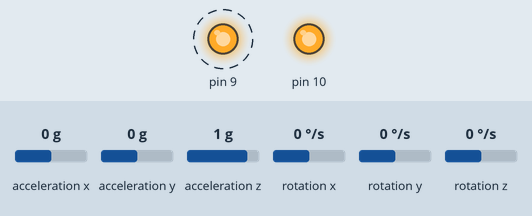
This sketch was run on a simulated Arduino Uno, built with avr-gcc and run on an emulated ATmega328P. On the bench: output pins drawn as LEDs (lit = HIGH). Dashed ring = blinking. The test bench sets the inputs (shaded band); at power-on: acceleration z 1 g, acceleration x 0 g, acceleration y 0 g, rotation x 0 °/s, rotation y 0 °/s, rotation z 0 °/s. What the sketch prints to the serial monitor is not drawn.

Above: at 1.2 s.
1.3 s: acceleration z set to -1.4 g
4.5 s: acceleration x set to -1.4 g
7.0 s: acceleration y set to -1.4 g
9.0 s: rotation x set to -192 °/s
Timing chart, 0 to 12.0 s (numbered marks = the images above; inputs shaded):
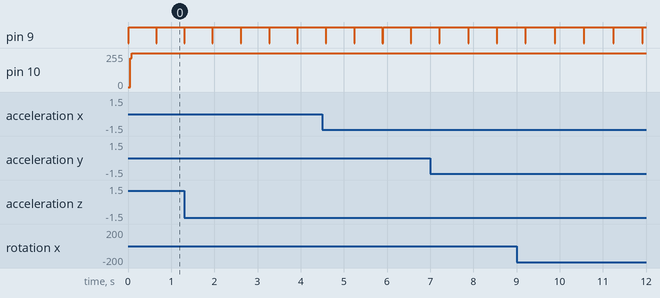

The sketch:

reader.ino
```cpp
#include "Wire.h"
#include "I2Cdev.h"
#include "Sensor.h"
#include "TimeStep.h"

#define SENSORS_COUNT 4
#define DEFAULT_DELAY 250
#define DEFAULT_BAUD_RATE 9600

Sensor holder[SENSORS_COUNT] = {
  Sensor(0, 0),
  Sensor(0, 1),
  Sensor(1, 0),
  Sensor(1, 1)
};

TimeStep* time;

void setup() {
  Wire.begin();
  Serial.begin(DEFAULT_BAUD_RATE);

  pinMode(9, OUTPUT);
  pinMode(10, OUTPUT);

  for (int i = 0; i < SENSORS_COUNT; i++) {
    digitalWrite(9, holder[i].pinOne);
    digitalWrite(10, holder[i].pinTwo);
    holder[i].sensor.initialize();
  }

  time = new TimeStep();
}

void loop() {
  double timeStep = time->getCurrentStep();

  String message = "";
  for (int i = 0; i < SENSORS_COUNT; i ++) {
    digitalWrite(9, holder[i].pinOne);
    digitalWrite(10, holder[i].pinTwo);

    if (!holder[i].sensor.testConnection()) {
      continue;
    }

    holder[i].readRotation();
    holder[i].readAcceleration();
    holder[i].scaleRotation(131);
    holder[i].scaleAcceleration(16384);

    String messageBody = "{\"id\":\"" + String(holder[i].pinOne) + String(holder[i].pinTwo) + "\", \"time\":" + String(timeStep) + ",\"data\":" + holder[i].serializeData() + "}";
    if (message.length() != 0) {
      message += "," + messageBody;
    } else {
      message += messageBody;
    }

  }

  Serial.println("[" + message + "]");
  delay(DEFAULT_DELAY / 2);
  Serial.println("$");
  delay(DEFAULT_DELAY / 2);
}
```

Sensor.cpp
```cpp
#include "Sensor.h"

Sensor::Sensor(int pinOne, int pinTwo) {
  this->pinOne = pinOne;
  this->pinTwo = pinTwo;
}

String Sensor::serializeData() {
  return "{\"acc\":{\"x\":" + String(this->accelerometer.x) + ","
         + "\"y\":" + String(this->accelerometer.y) + ","
         + "\"z\":" + String(this->accelerometer.z) + "},"
         + "\"gyro\":{\"x\": " + String(this->gyroscope.x) + ","
         + "\"y\":" + String(this->gyroscope.y) + ","
         + "\"z\":" + String(this->gyroscope.z) + "}}";
}

void Sensor::readAcceleration() {
  int16_t ax, ay, az;
  this->sensor.getAcceleration(&ax, &ay, &az);

  this->accelerometer.x = ax;
  this->accelerometer.y = ay;
  this->accelerometer.z = az;
}

void Sensor::readRotation() {
  int16_t gx, gy, gz;
  this->sensor.getRotation(&gx, &gy, &gz);
  this->gyroscope.x = gx;
  this->gyroscope.y = gy;
  this->gyroscope.z = gz;
}

void Sensor::scaleRotation(int scale) {
  this->gyroscope.x /= scale;
  this->gyroscope.y /= scale;
  this->gyroscope.z /= scale;
}

void Sensor::scaleAcceleration(int scale) {
  this->accelerometer.x /= scale;
  this->accelerometer.y /= scale;
  this->accelerometer.z /= scale;
}
```

Sensor.h
```cpp
#include "MPU6050.h"

struct AxisData {
  double x, y, z;
};

class Sensor {
  public:
    Sensor(int, int);

    int pinOne;
    int pinTwo;
    MPU6050 sensor;

    AxisData gyroscope;
    AxisData accelerometer;

    void readRotation();
    void readAcceleration();

    void scaleRotation(int);
    void scaleAcceleration(int);

    String serializeData();
};
```

TimeStep.cpp
```cpp
#include "Arduino.h"
#include "TimeStep.h"

TimeStep::TimeStep() {
  this->previousTime = 0;
  this->currentTime = millis();
}

double TimeStep::getCurrentStep() {
  this->previousTime = this->currentTime;
  this->currentTime = millis();
  double delta = abs((this->currentTime - this->previousTime));
  return delta / 1000;
}
```

TimeStep.h
```cpp
class TimeStep {
  public:
    TimeStep();
    double getCurrentStep();
  private:
    double currentTime;
    double previousTime;
};
```

Measured:
- by itself, pin 9: alternates HIGH for 0.64 s and LOW for 0.01 s
